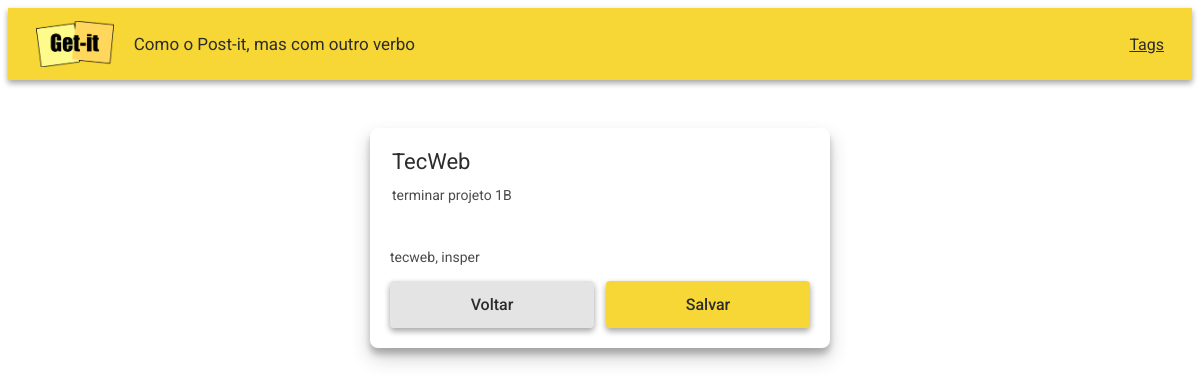
Page /edit/4/ on the committed database.
### notes/models.py (models this page shows, shortened)
class Note(models.Model):
    title = models.CharField(max_length=200)
    content = models.TextField(null=True)
    tags = models.ManyToManyField(Tag, blank=True)

class Tag(models.Model):
    name = models.CharField(max_length=100, unique=True)

### notes/views.py (the view)
# urls.py: path('edit/<int:note_id>/', views.edit, name='edit'),
def edit(request, note_id):
    note = Note.objects.get(id=note_id)
    if request.method == 'POST':
        note.title = request.POST.get('titulo')
        note.content = request.POST.get('detalhes')
        note.save()
        tags_input = request.POST.get('tags')
        note.tags.clear()
        if tags_input:
            tag_names = [name.strip() for name in tags_input.split(',') if name.strip()]
            for name in tag_names:
                tag, created = Tag.objects.get_or_create(name=name)
                note.tags.add(tag)
        return redirect('index')
    else:
        return render(request, 'notes/edit.html', {'note': note})

### notes/templates/notes/edit.html (shortened to what this page needs)
{% extends "notes/base.html" %}
{% load static %}
{% block content %}
<form class="edit-card" method="post">
  <input class="edit-card-title" type="text" id="titulo" name="titulo" value="{{ note.title }}" />
  <textarea class="edit-card-content" id="detalhes" name="detalhes">{{ note.content }}</textarea>
  <input type="text" name="tags" placeholder="Tags (separadas por vírgula)" value="{% for tag in note.tags.all %}{{ tag.name }}{% if not forloop.last %}, {% endif %}{% endfor %}" style="border:none; outline:none; font-family:'Roboto',sans-serif; font-size:14px; color:#4c4c4c; margin-bottom:16px; padding:0;"/>
  <div class="edit-card-actions">
    <a class="btn btn-secondary" href="{% url 'index' %}">Voltar</a>
    <button class="btn" type="submit">Salvar</button>
  </div>
</form>
{% endblock %}

### notes/static/notes/getit.css (style rules this page uses)
html, body { font-family: "Roboto", sans-serif; }
.btn { position: relative; display: block; padding: 10px 15px; overflow: hidden; border-width: 0; outline: none; border-radius: 2px; box-shadow: 0 1px 4px rgba(0, 0, 0, 0.6); background-color: #f7d736; transition: background-color 0.3s; }
.btn:before { content: ""; position: absolute; top: 50%; left: 50%; display: block; width: 0; padding-top: 0; border-radius: 100%; background-color: rgba(236, 240, 241, 0.3); -webkit-transform: translate(-50%, -50%); -moz-transform: translate(-50%, -50%); -ms-transform: translate(-50%, -50%); -o-transform: translate(-50%, -50%); transform: translate(-50%, -50%); }
.btn { background-color: #f7d736; border: none; border-radius: 4px; padding: 14px; font-family: "Roboto", sans-serif; font-size: 16px; font-weight: 500; color: #2c2c2c; cursor: pointer; box-shadow: 0 3px 6px rgba(0, 0, 0, 0.16), 0 3px 6px rgba(0, 0, 0, 0.23); }
.edit-card { width: 420px; max-width: 100%; margin: 0 auto 56px; padding: 20px; background-color: #ffffff; border-radius: 8px; box-shadow: 0 10px 20px rgba(0, 0, 0, 0.19), 0 6px 6px rgba(0, 0, 0, 0.23); display: flex; flex-direction: column; }
.edit-card-title { font-family: "Roboto", sans-serif; font-size: 22px; color: #2c2c2c; border: none; outline: none; margin-bottom: 10px; }
.edit-card-content { font-family: "Roboto", sans-serif; font-size: 14px; color: #4c4c4c; border: none; outline: none; resize: none; min-height: 40px; margin-bottom: 20px; }
.edit-card-actions { display: flex; gap: 12px; }
.edit-card-actions .btn { flex: 1; text-align: center; text-decoration: none; }
.btn-secondary { background-color: #e4e4e4; }

### rows in the picture
Note: titulo "TecWeb", detalhes "terminar projeto 1B", tags "tecweb, insper"
